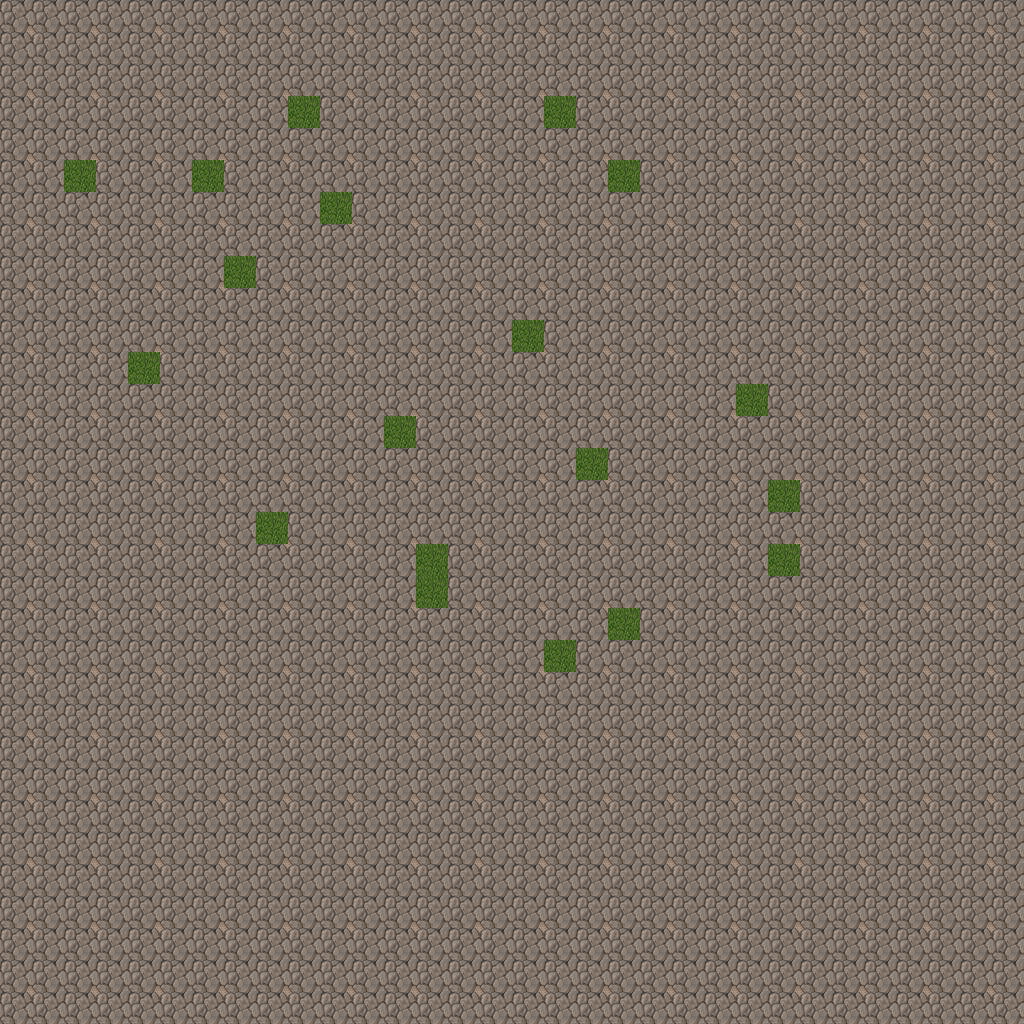

This is a level from a 2D game, rendered from its Tiled map with the project's own tilesets. A one-line summary and the complete map file follow:
An orthogonal 32x32 tile map with 32x32 px tiles, 1 tile layer (Tile Layer 1).

<map version="1.0" orientation="orthogonal" renderorder="right-down" width="32" height="32" tilewidth="32" tileheight="32" nextobjectid="1">
 <tileset firstgid="1" name="tileset" tilewidth="32" tileheight="32">
  <image source="tileset.png" width="512" height="512" />
 </tileset>
 <layer name="Tile Layer 1" width="32" height="32">
  <data encoding="csv">
184,185,184,185,184,185,184,185,184,185,184,185,184,185,184,185,184,185,184,185,184,185,184,185,184,185,184,185,184,185,184,185,
200,201,200,201,200,201,200,201,200,201,200,201,200,201,200,201,200,201,200,201,200,201,200,201,200,201,200,201,200,201,200,201,
184,185,184,185,184,185,184,185,184,185,184,185,184,185,184,185,184,185,184,185,184,185,184,185,184,185,184,185,184,185,184,185,
200,201,200,201,200,201,200,201,200,79,200,201,200,201,200,201,200,79,200,201,200,201,200,201,200,201,200,201,200,201,200,201,
184,185,184,185,184,185,184,185,184,185,184,185,184,185,184,185,184,185,184,185,184,185,184,185,184,185,184,185,184,185,184,185,
200,201,79,201,200,201,79,201,200,201,200,201,200,201,200,201,200,201,200,79,200,201,200,201,200,201,200,201,200,201,200,201,
184,185,184,185,184,185,184,185,184,185,79,185,184,185,184,185,184,185,184,185,184,185,184,185,184,185,184,185,184,185,184,185,
200,201,200,201,200,201,200,201,200,201,200,201,200,201,200,201,200,201,200,201,200,201,200,201,200,201,200,201,200,201,200,201,
184,185,184,185,184,185,184,79,184,185,184,185,184,185,184,185,184,185,184,185,184,185,184,185,184,185,184,185,184,185,184,185,
200,201,200,201,200,201,200,201,200,201,200,201,200,201,200,201,200,201,200,201,200,201,200,201,200,201,200,201,200,201,200,201,
184,185,184,185,184,185,184,185,184,185,184,185,184,185,184,185,79,185,184,185,184,185,184,185,184,185,184,185,184,185,184,185,
200,201,200,201,79,201,200,201,200,201,200,201,200,201,200,201,200,201,200,201,200,201,200,201,200,201,200,201,200,201,200,201,
184,185,184,185,184,185,184,185,184,185,184,185,184,185,184,185,184,185,184,185,184,185,184,79,184,185,184,185,184,185,184,185,
200,201,200,201,200,201,200,201,200,201,200,201,79,201,200,201,200,201,200,201,200,201,200,201,200,201,200,201,200,201,200,201,
184,185,184,185,184,185,184,185,184,185,184,185,184,185,184,185,184,185,79,185,184,185,184,185,184,185,184,185,184,185,184,185,
200,201,200,201,200,201,200,201,200,201,200,201,200,201,200,201,200,201,200,201,200,201,200,201,79,201,200,201,200,201,200,201,
184,185,184,185,184,185,184,185,79,185,184,185,184,185,184,185,184,185,184,185,184,185,184,185,184,185,184,185,184,185,184,185,
200,201,200,201,200,201,200,201,200,201,200,201,200,79,200,201,200,201,200,201,200,201,200,201,79,201,200,201,200,201,200,201,
184,185,184,185,184,185,184,185,184,185,184,185,184,79,184,185,184,185,184,185,184,185,184,185,184,185,184,185,184,185,184,185,
200,201,200,201,200,201,200,201,200,201,200,201,200,201,200,201,200,201,200,79,200,201,200,201,200,201,200,201,200,201,200,201,
184,185,184,185,184,185,184,185,184,185,184,185,184,185,184,185,184,79,184,185,184,185,184,185,184,185,184,185,184,185,184,185,
200,201,200,201,200,201,200,201,200,201,200,201,200,201,200,201,200,201,200,201,200,201,200,201,200,201,200,201,200,201,200,201,
184,185,184,185,184,185,184,185,184,185,184,185,184,185,184,185,184,185,184,185,184,185,184,185,184,185,184,185,184,185,184,185,
200,201,200,201,200,201,200,201,200,201,200,201,200,201,200,201,200,201,200,201,200,201,200,201,200,201,200,201,200,201,200,201,
184,185,184,185,184,185,184,185,184,185,184,185,184,185,184,185,184,185,184,185,184,185,184,185,184,185,184,185,184,185,184,185,
200,201,200,201,200,201,200,201,200,201,200,201,200,201,200,201,200,201,200,201,200,201,200,201,200,201,200,201,200,201,200,201,
184,185,184,185,184,185,184,185,184,185,184,185,184,185,184,185,184,185,184,185,184,185,184,185,184,185,184,185,184,185,184,185,
200,201,200,201,200,201,200,201,200,201,200,201,200,201,200,201,200,201,200,201,200,201,200,201,200,201,200,201,200,201,200,201,
184,185,184,185,184,185,184,185,184,185,184,185,184,185,184,185,184,185,184,185,184,185,184,185,184,185,184,185,184,185,184,185,
200,201,200,201,200,201,200,201,200,201,200,201,200,201,200,201,200,201,200,201,200,201,200,201,200,201,200,201,200,201,200,201,
184,185,184,185,184,185,184,185,184,185,184,185,184,185,184,185,184,185,184,185,184,185,184,185,184,185,184,185,184,185,184,185,
200,201,200,201,200,201,200,201,200,201,200,201,200,201,200,201,200,201,200,201,200,201,200,201,200,201,200,201,200,201,200,201
</data>
 </layer>
</map>
